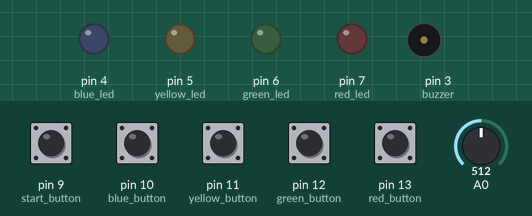
Bench run of a sketch on a simulated Arduino Uno, built with avr-gcc and run on an emulated ATmega328P. On the bench: output pins drawn as LEDs (lit = HIGH), buzzer (waves = sounding). Dashed ring = blinking. Inputs (shaded band) come from the test bench; at power-on: pin 9 (start_button), pin 10 (blue_button), pin 11 (yellow_button), pin 12 (green_button), pin 13 (red_button) HIGH, A0 = 512. Random numbers use the default seed unless the sketch sets one.

Above: at 0.91 s.
1.3 s: pin 9 (start_button) pulled LOW for 0.15 s
At 2.0 s:
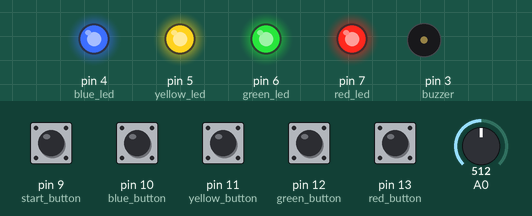
4.4 s: pin 10 (blue_button) pulled LOW for 0.15 s
At 4.65 s:
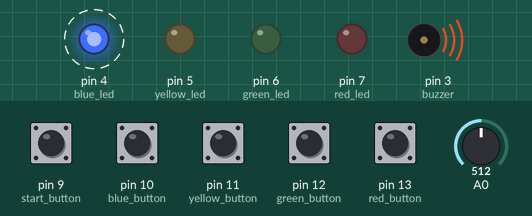
7.4 s: pin 11 (yellow_button) pulled LOW for 1 s
At 10.3 s:
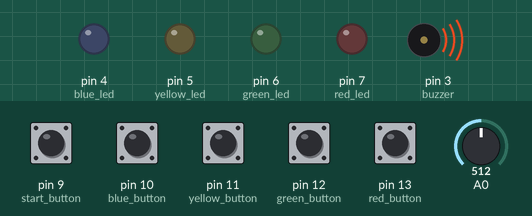
10.4 s: pin 9 (start_button) pulled LOW for 1 s
14.4 s: pin 12 (green_button) pulled LOW for 0.15 s
At 14.65 s:
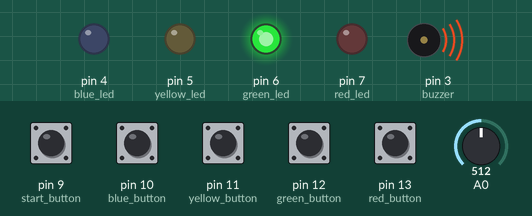
Timing chart, 0 to 18.5 s (numbered marks = the images above; inputs shaded):
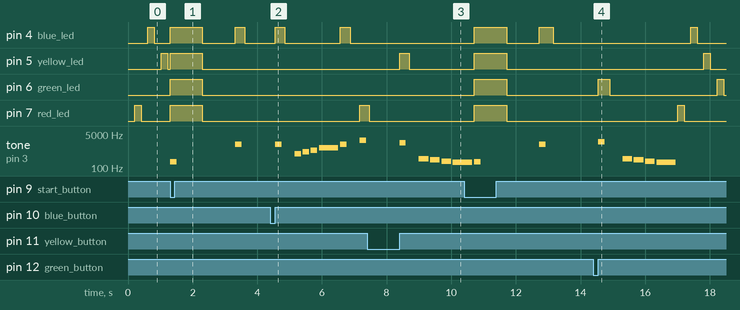

Measured:
- after the input at 1.3 s, tone on pin 3 (buzzer): silent → 200 Hz at once, → silent 0.20 s later, → 1500 Hz 1.8 s later, → silent 0.20 s later
- after the input at 4.4 s, pin 4 (blue_led): alternates HIGH for 0.30 s and LOW for 1.7 s, starting after 0.15 s; pin 7 (red_led): LOW → HIGH after 2.8 s; tone on pin 3 (buzzer): plays 1500 Hz for 0.20 s, 523 Hz for 0.20 s, 659 Hz for 0.20 s, 784 Hz for 0.20 s, 1047 Hz for 0.60 s, 1500 Hz for 0.20 s … (7 notes in this stretch), starting after 0.15 s
- after the input at 7.4 s, pin 5 (yellow_led): LOW → HIGH after 1.0 s, → LOW 0.30 s later; tone on pin 3 (buzzer): plays 1800 Hz for 0.20 s, 294 Hz for 0.30 s, 262 Hz for 0.30 s, 220 Hz for 0.30 s, 196 Hz for 0.35 s, starting after 1.0 s
- after the input at 14.4 s, pin 4 (blue_led): LOW → HIGH after 3.0 s, → LOW 0.20 s later; pin 5 (yellow_led): LOW → HIGH after 3.4 s, → LOW 0.20 s later

The sketch:

geniusmemory.ino
```cpp
// RED (BUTTON AND LED PINS)
# define red_button 13
# define red_led 7

// GREEN (BUTTON AND LED PINS)
# define green_button 12
# define green_led 6

// YELLOW (BUTTON AND LED PINS)
# define yellow_button 11
# define yellow_led 5

// BLUE (BUTTON AND LED PINS)
# define blue_button 10
# define blue_led 4

// BUZZER PIN
# define buzzer 3

// TO START THE GAME
# define start_button 9

/// TIME COUNTING
typedef struct {
  unsigned long current;
  unsigned long variation;
  unsigned long start;
  unsigned long end;
}time_counting;

// DEFINING THE TIMER
time_counting leds_timer;

// GAME VARIABLES
int sequence[500];
int level = 1;
int play = 0;
int counter = 0;
bool game_started = false;
int led_to_turn_on = 3;
bool led_was_turned_off = true;

// SOUND VARIABLES
const int winFrequencies[] = { 523, 659, 784, 1047 }; // NOTES C5, E5, G5, C6
const int winDurations[] = { 200, 200, 200, 600 }; // DURATION IN MILLISSECONDS
const int loseFrequencies[] = { 294, 262, 220, 196 }; // NOTES D4, C4, A3, G3
const int loseDurations[] = { 300, 300, 300, 600 }; // DURATION IN MILLISSECONDS

// FUNCTIONS PROTOTYPES
void wating_start(void);
void started(void);
void showing_sequence(void);
void blink_led(int led, unsigned long time);
void waiting_play(void);
bool correct_play(int index);
void reset_game(void);
void play_sound(String sound);
bool timer(time_counting *time, unsigned long stipulated_time);
void reset_timer(time_counting *time);

void setup()
{

  pinMode(red_button, INPUT_PULLUP); // RED BUTTON
  pinMode(red_led, OUTPUT); // RED LED
  pinMode(green_button, INPUT_PULLUP); // GREEN BUTTON
  pinMode(green_led, OUTPUT); // GREEN LED
  pinMode(yellow_button, INPUT_PULLUP); // YELLOW BUTTON
  pinMode(yellow_led, OUTPUT); // YELLOW LED
  pinMode(blue_button, INPUT_PULLUP); // BLUE BUTTON
  pinMode(blue_led, OUTPUT); // BLUE LED

  pinMode(buzzer, OUTPUT); // BUZZER
  pinMode(start_button, INPUT_PULLUP); // TURN ON AND OFF DEVICE

  reset_timer(&leds_timer);

}

void loop()
{
  if (game_started){
  	showing_sequence();
    waiting_play();
  } else{
    wating_start();
  }
  delay(10);
}


// BEGINNING
void wating_start(void){
  if (led_was_turned_off){
    if (timer(&leds_timer, 200)){
      digitalWrite(led_to_turn_on + 4, HIGH);
      led_was_turned_off = !led_was_turned_off;
      reset_timer(&leds_timer);
    }
  } else {
    if (timer(&leds_timer, 200)){
      digitalWrite(led_to_turn_on + 4, LOW);
      led_was_turned_off = !led_was_turned_off;
      reset_timer(&leds_timer);
      led_to_turn_on ++;
      led_to_turn_on %= 4;
    }
  }
  started();
}

// STARTED?
void started(void){
  if (digitalRead(9) == LOW){
    game_started = true;
    play_sound("200");
    digitalWrite(red_led, HIGH);
    digitalWrite(green_led, HIGH);
  	digitalWrite(yellow_led, HIGH);
    digitalWrite(blue_led, HIGH);
    delay(1000);
    digitalWrite(red_led, LOW);
    digitalWrite(green_led, LOW);
  	digitalWrite(yellow_led, LOW);
    digitalWrite(blue_led, LOW);

    randomSeed(analogRead(0));
    delay(1000);
  }
}

// SHOWING SEQUENCE THAT PLAYER MUST REACH
void showing_sequence(void){
  led_to_turn_on = random(4);
  sequence[level - 1] = led_to_turn_on;

  for (int i = 0; i < level; i++){
    blink_led(sequence[i] + 4, 300);
  }

}

// TO BLINK LEDS
void blink_led(int led, unsigned long time){
  play_sound( (String) ((led + 1)*300));
  digitalWrite(led, HIGH);
  reset_timer(&leds_timer);
  while (!timer(&leds_timer, time)){}
  digitalWrite(led, LOW);
  reset_timer(&leds_timer);
  while (!timer(&leds_timer, time)){}
}

// WAITING PLAYER MAKE ALL PLAYS OF A LEVEL TO GO TO THE NEXT ONE
void waiting_play(void){
  play = 0;
  counter = 0;

  while (counter < level){
    // IF THE USER PRESS ANY BUTTON
    if (digitalRead(play + 10) == LOW){
      // WAIT UNTIL THE USER RELEASE THE PRESSED BUTTON
      while (digitalRead(play + 10) == LOW){}
      // BLINK THE CORRESPONDING LED
      blink_led(play + 4, 300);
      // CHECK IF THE PRESSED BUTTON IS CORRECT
      if (correct_play(counter)){
        counter ++;

      // WRONG LED
      } else {
        reset_game();
        play_sound("LOSE");
        return;
      }
    }
    // CHANGE THE LED CHECKING
    play ++;
    play = play % 4;
    delay(10);
  }
  // GO TO THE NEXT LEVEL
  level ++;
  play_sound("WIN");
  return;
}

// CHECK IF THE USER MADE A CORRECT PLAY
bool correct_play(int index){
  if (play == sequence[index]){
    return true;
  } else {
  	return false;
  }
}

// IN CASE THE USER LOSE THE GAME TO RESET SOME GAME VARIABLES
void reset_game(void){
  level = 1;
  game_started = false;
  led_to_turn_on = 3;
  led_was_turned_off = true;
}

// PLAY SOUNDS WITH THE BUZZER
void play_sound(String sound){
  // WIN SOUND
  if (sound.equals("WIN")){
    for (int i = 0; i < 4; i++) {
      tone(buzzer, winFrequencies[i], winDurations[i]);
      delay(winDurations[i] + 50);
    }

  // LOSE SOUND
  } else if (sound.equals("LOSE")) {
    for (int i = 0; i < 4; i++) {
      tone(buzzer, loseFrequencies[i], loseDurations[i]);
      delay(loseDurations[i] + 50); // Espera um pouco mais entre as notas
    }

  // BEEP SOUND
  } else {
    tone(buzzer, sound.toInt(), 200);
  }
}

// TIMER
bool timer(time_counting *time, unsigned long stipulated_time){

  time->end = millis();
  time->variation = time->end - time->start;

  // HANDLES WHEN MILLIS() EXCEEDS ITS MAX CAPACITY
  if (time->end < time->start)
    time->variation = 4294967295 + time->end - time->start;

  time->start = time->end; // RESET THE TIME COUNT

  // ADD VARIATION OF TIME TO CURRENT TIME
  time->current += time->variation;

  return time->current >= stipulated_time;
}

// TIMER RESETTER
void reset_timer(time_counting *time){
  time->current = 0;
  time->variation = 0;
  time->start = millis();
  time->end = millis();
}
```
